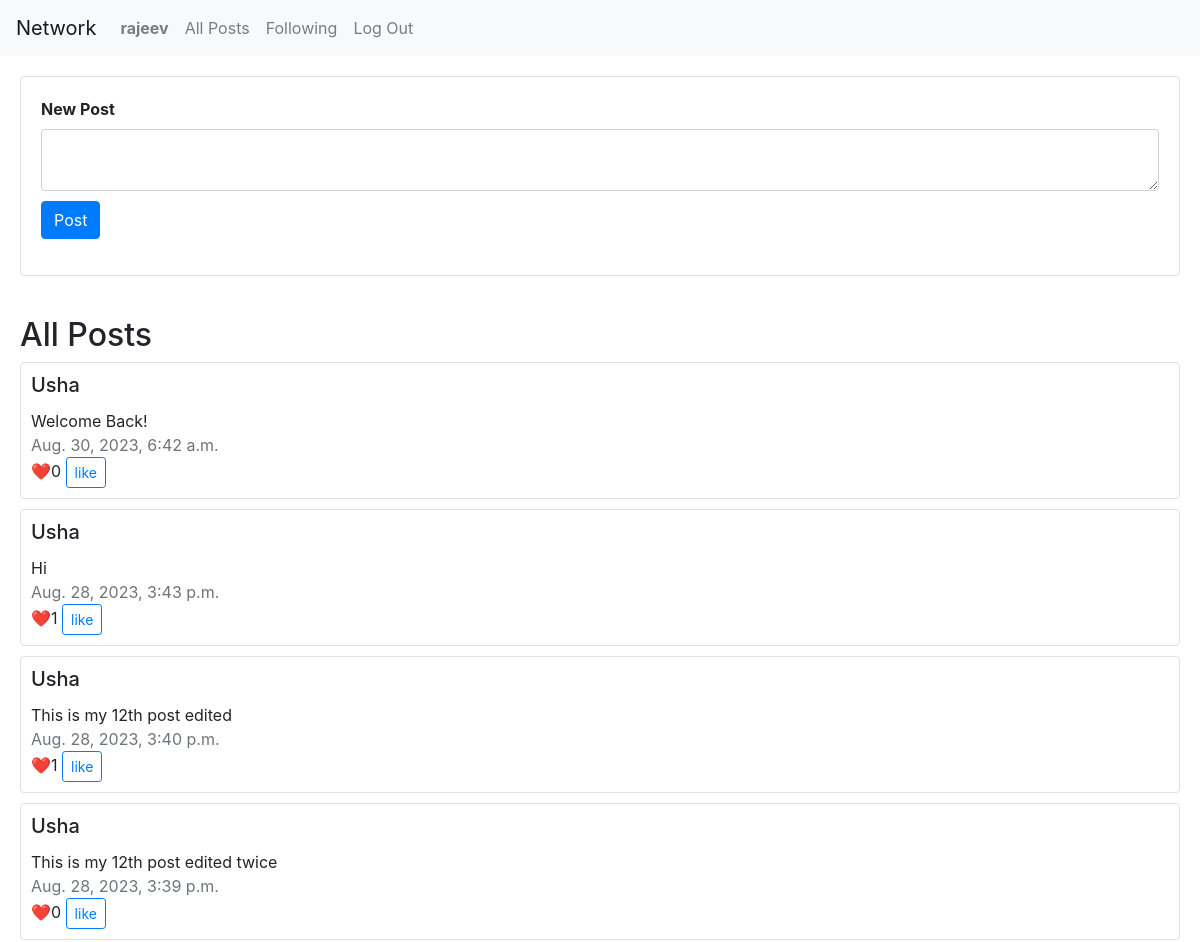
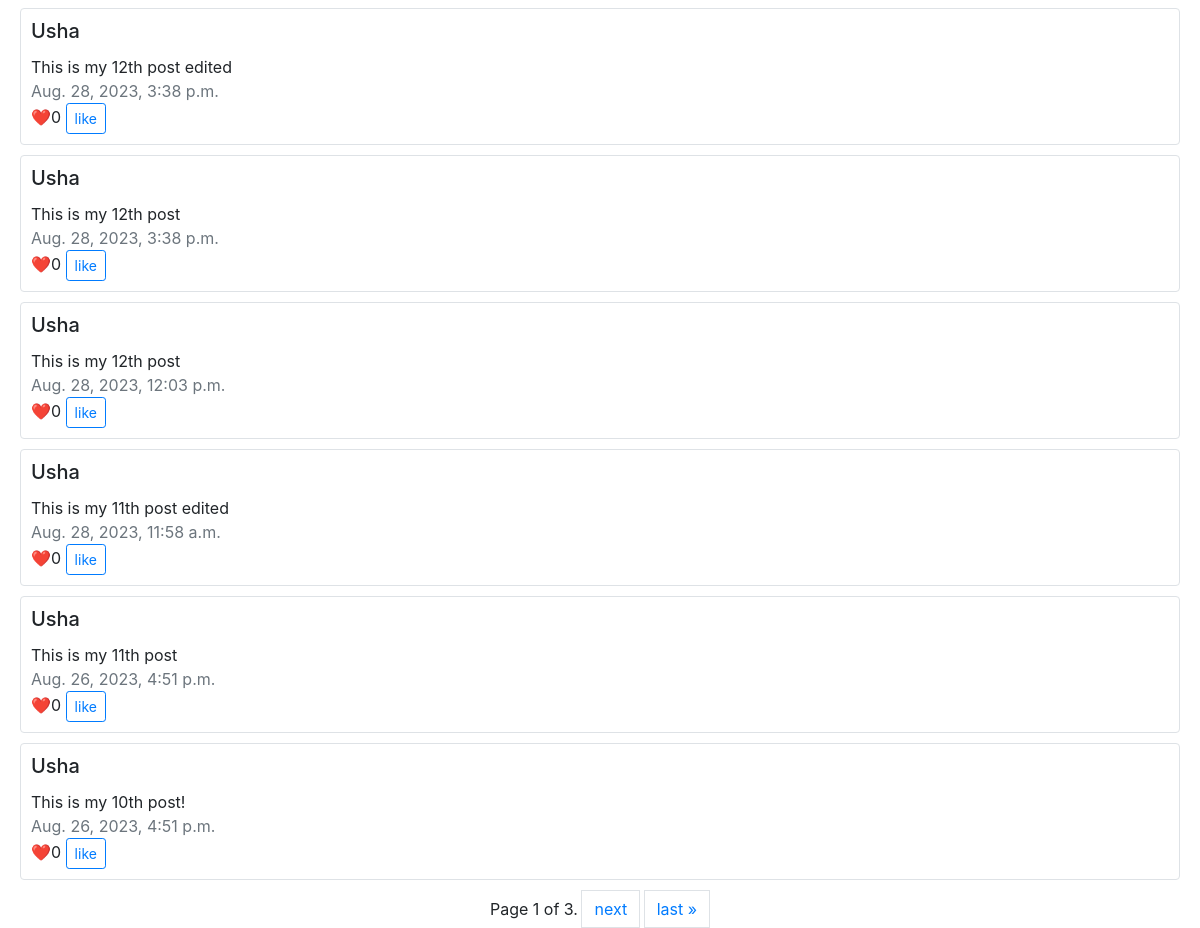
/ (signed in), run on the app's committed database (2 pictures, top to bottom).
### network/models.py (models this page shows, shortened)
class User(AbstractUser):
    pass

class Posts(models.Model):
    content = models.TextField(blank=False)
    author = models.ForeignKey(User, on_delete=models.CASCADE, related_name='authored_posts')
    created_at = models.DateTimeField(auto_now_add=True)
    liked = models.ManyToManyField(User, related_name="liked_post", blank=True)

### network/views.py (the view)
# urls.py: path("", views.index, name="index"),
def index(request):
    all_posts = Posts.objects.order_by("-created_at").all()
    paginator = Paginator(all_posts, 10) # show 10 posts per page
    page_number = request.GET.get('page')
    page_obj = paginator.get_page(page_number)
    if request.user.is_authenticated:
        return render(request, "network/index.html", {
            "posts": page_obj,
            "current_user": User.objects.get(id=request.user.id),
        })
    else:
        return render(request, "network/index.html", {
            "posts": page_obj,
            "current_user": None,
        })

### network/templates/network/index.html (shortened to what this page needs)
{% extends "network/layout.html" %}
{% load static %}
{% block body %}
    {% if user.is_authenticated %}
        <form id="editForm" action="{% url 'post' %}" method="post" style="padding: 20px;">
            <div class="card border">
                <div class="card-body">
                    <div class="form-group">
                        <label for="exampleFormControlTextarea1" class="font-weight-bold">New Post</label>
                        <textarea class="form-control" id="exampleFormControlTextarea1" rows="2" name="content" required></textarea>
                        <input class="btn btn-primary" id="postButton" onclick="savePost()" type="submit" value="Post" style="margin-top: 10px;">
                    </div>
                </div>
            </div>
        </form>
    {% endif %}
    <h2 style="margin-left: 20px; margin-top: 20px;">All Posts</h2>
    {% for post in posts %}
    <div style="padding-left: 20px; padding-right: 20px; padding-bottom: 10px;">
        <div class="card border" style="padding: 10px;">
            <h5 class="card-title text-capitalize">{{ post.author }}</h5>
            <div class="card-text" id="postContent{{ forloop.counter0 }}">{{ post.content }}</div>
            <div class="text-muted">{{ post.created_at }}</div>
            <div class="card-text">❤️<a id="likeCount{{ forloop.counter0 }}">{{ post.liked.count }}</a>{% if user.is_authenticated %} <button class="btn btn-sm btn-outline-primary" style="display: block-inline;" id="likeButton{{ forloop.counter0 }}" onclick = "likePost({{ post.id }})">{% if post in current_user.liked_post.all %}Unlike{% else %}like{% endif %}</button>{% endif %}</div>
        </div>
    </div>
    {% endfor %}
    <nav aria-label="Page navigation example">
        <div class="pagination justify-content-center">
            <span class="step-links">
                <span class="current" style="display: inline-block">
                    Page {{ posts.number }} of {{ posts.paginator.num_pages }}.
                </span>
                {% if posts.has_next %}
                    <a class="page-link" href="?page={{ posts.next_page_number }}" style="display: inline-block">next</a>
                    <a class="page-link" href="?page={{ posts.paginator.num_pages }}" style="display: inline-block">last &raquo;</a>
                {% endif %}
            </span>
        </div>
    </nav>
{% endblock %}

### network/templates/network/layout.html (shortened to what this page needs)
{% load static %}
<!DOCTYPE html>
<html lang="en">
    <head>
        <link rel="stylesheet" href="https://stackpath.bootstrapcdn.com/bootstrap/4.4.1/css/bootstrap.min.css">
        <link href="{% static 'network/styles.css' %}" rel="stylesheet">
    </head>
    <body>
        <nav class="navbar navbar-expand-lg navbar-light bg-light">
            <a class="navbar-brand" href="#">Network</a>
            <div>
              <ul class="navbar-nav mr-auto">
                {% if user.is_authenticated %}
                    <li class="nav-item">
                        <a class="nav-link" href="{% url 'profile' %}"><strong>{{ user.username }}</strong></a>
                    </li>
                {% endif %}
                <li class="nav-item">
                  <a class="nav-link" href="{% url 'index' %}">All Posts</a>
                </li>
                {% if user.is_authenticated %}
                    <li class="nav-item">
                        <a class="nav-link" href="{% url 'following' %}"">Following</a>
                    </li>
                    <li class="nav-item">
                        <a class="nav-link" href="{% url 'logout' %}">Log Out</a>
                    </li>
                {% endif %}
              </ul>
            </div>
          </nav>
        <div class="body">
            {% block body %}
            {% endblock %}
        </div>
    </body>
</html>

### data on the page
User: username "rajeev"
Posts: author "Usha", content "Welcome Back!", created_at "Aug. 30, 2023, 6:42 a.m.", liked.count "0"
Posts: author "Usha", content "Hi", created_at "Aug. 28, 2023, 3:43 p.m.", liked.count "1"
Posts: author "Usha", content "This is my 12th post edited", created_at "Aug. 28, 2023, 3:40 p.m.", liked.count "1"
Posts: author "Usha", content "This is my 12th post edited twice", created_at "Aug. 28, 2023, 3:39 p.m.", liked.count "0"
Posts: author "Usha", content "This is my 12th post edited", created_at "Aug. 28, 2023, 3:38 p.m.", liked.count "0"
Posts: author "Usha", content "This is my 12th post", created_at "Aug. 28, 2023, 3:38 p.m.", liked.count "0"
Posts: author "Usha", content "This is my 12th post", created_at "Aug. 28, 2023, 12:03 p.m.", liked.count "0"
Posts: author "Usha", content "This is my 11th post edited", created_at "Aug. 28, 2023, 11:58 a.m.", liked.count "0"
Posts: author "Usha", content "This is my 11th post", created_at "Aug. 26, 2023, 4:51 p.m.", liked.count "0"
Posts: author "Usha", content "This is my 10th post!", created_at "Aug. 26, 2023, 4:51 p.m.", liked.count "0"

### other printed values
{{ posts.number }} "1"
{{ posts.paginator.num_pages }} "3"
